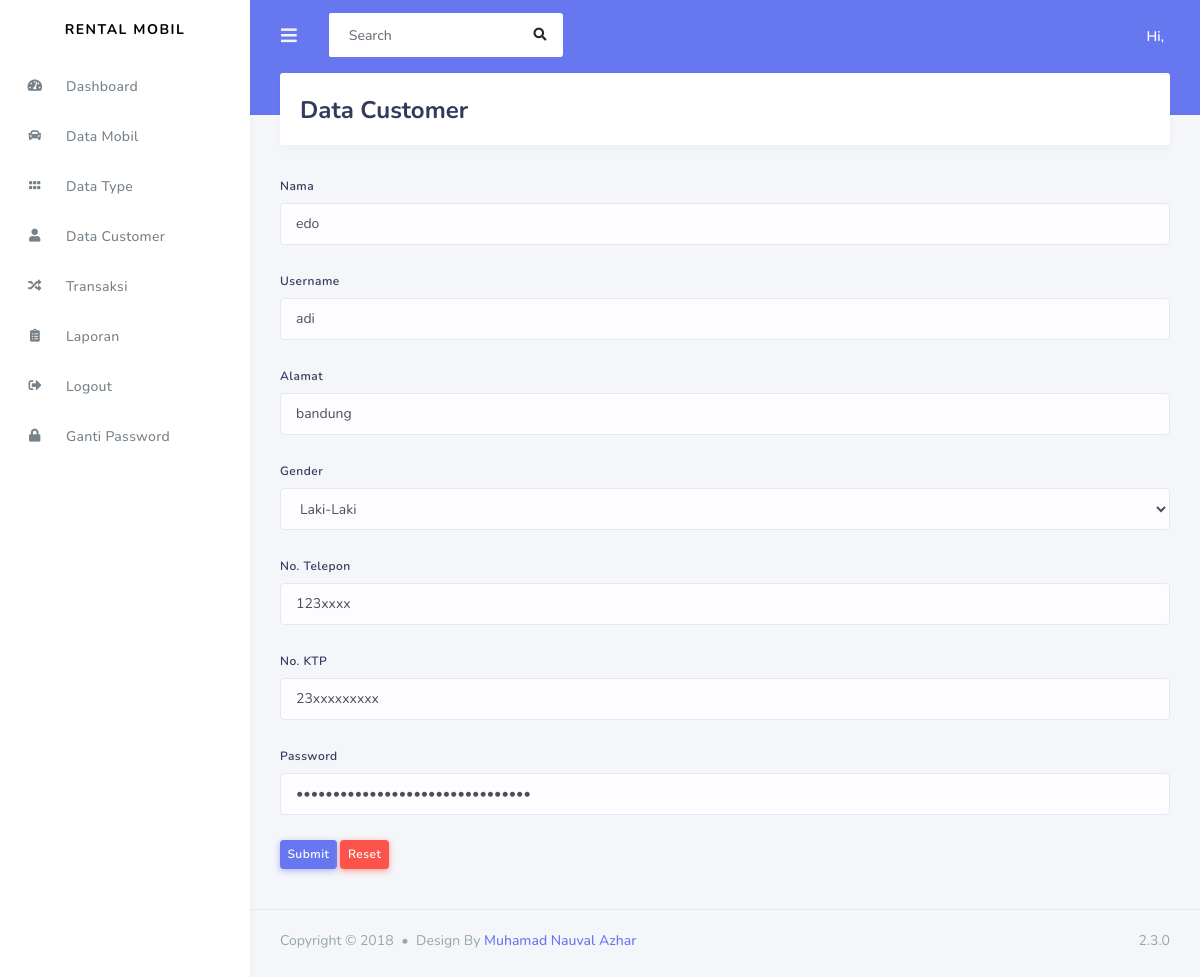
The app's page /admin/data_customer/update_customer/5 with its own data.
### tables this page shows
CREATE TABLE `customer` (
  `id_customer` int(11) NOT NULL,
  `nama` varchar(120) NOT NULL,
  `username` varchar(120) NOT NULL,
  `alamat` varchar(120) NOT NULL,
  `gender` varchar(20) NOT NULL,
  `no_telepon` varchar(20) NOT NULL,
  `no_ktp` varchar(50) NOT NULL,
  `password` varchar(120) NOT NULL,
  `role_id` int(11) NOT NULL
);

### application/controllers/admin/data_customer.php (called while the page is built, shortened)
<?php
class data_customer extends CI_Controller{
    public function update_customer($id)
    {
        $data['customer'] = $this->db->query("SELECT * FROM customer WHERE id_customer = '$id'")->result();
        $this->load->view('templates_admin/header');
        $this->load->view('templates_admin/sidebar');
        $this->load->view('admin/form_update_customer',$data);
        $this->load->view('templates_admin/footer');
    }
}
?>

### index.php (called while the page is built, shortened)
<?php
require_once BASEPATH.'core/CodeIgniter.php';

### application/views/admin/form_update_customer.php (the view, shortened to what this page needs)
<div class="main-content">
    <section class="section">
        <div class="section-header">
            <h1>Data Customer</h1>
        </div>
    </section>
    <?php foreach($customer as $cs) : ?>
    <form method="POST" action="<?php echo base_url('admin/data_customer/update_customer_aksi') ?>">
    <div class="form-group">
        <label>Nama</label>
        <input type="text" name="nama" class="form-control" value="<?php echo $cs->nama ?>">
    </div>
    <div class="form-group">
        <label>Username</label>
        <input type="text" name="username" class="form-control" value="<?php echo $cs->username ?>">
    </div>
    <div class="form-group">
        <label>Alamat</label>
        <input type="text" name="alamat" class="form-control" value="<?php echo $cs->alamat ?>">
    </div>
    <div class="form-group">
        <label>Gender</label>
        <select class="form-control" name="gender">
            <option value="<?php echo $cs->gender ?>"><?php echo $cs->gender ?></option>
        </select>
    </div>
    <div class="form-group">
        <label>No. Telepon</label>
        <input type="text" name="no_telepon" class="form-control" value="<?php echo $cs->no_telepon ?>">
    </div>
    <div class="form-group">
        <label>No. KTP</label>
        <input type="text" name="no_ktp" class="form-control" value="<?php echo $cs->no_ktp ?>">
    </div>
    <div class="form-group">
        <label>Password</label>
        <input type="password" name="password" class="form-control" value="<?php echo $cs->password ?>">
    </div>
    <button type="submit" class="btn btn-sm btn-primary">Submit</button>
    <button type="reset" class="btn btn-sm btn-danger">Reset</button>
    </form>
    <?php endforeach; ?>
</div>

### records on screen
customer: nama "edo", username "adi", alamat "bandung", gender "Laki-Laki", no_telepon "123xxxx", no_ktp "23xxxxxxxxx"
